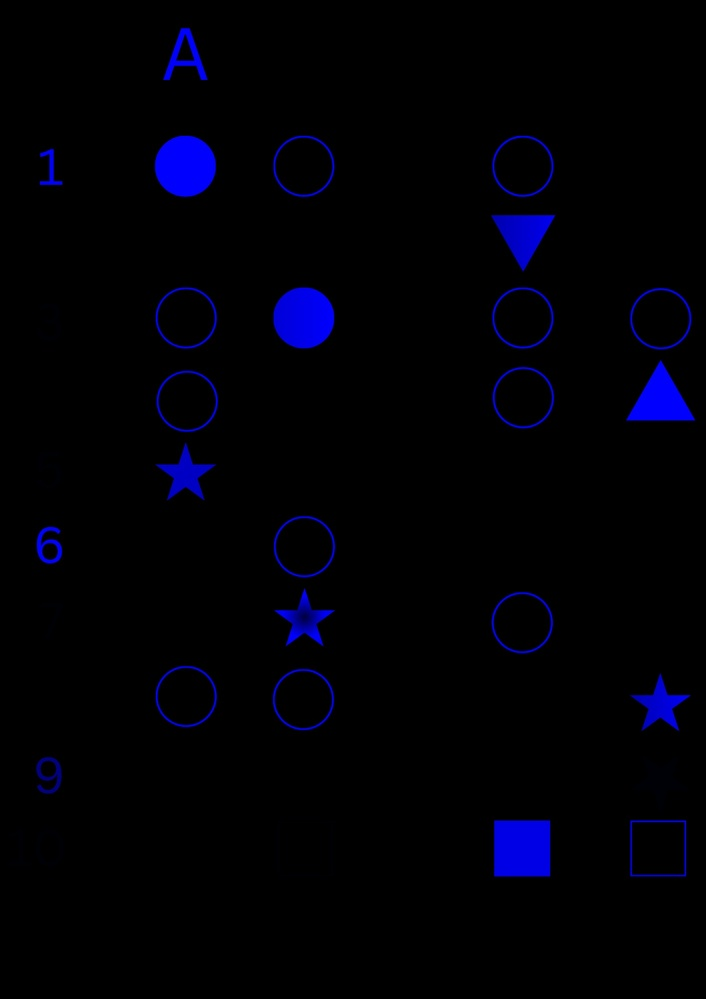
#> input picture testcase2/Bhaskar.jpg, 706 x 999 px, shrunk from 1414 x 2000 before the run
$ python combine.py
#> lines starting #> are read from the running program, lines starting #| are printed output that depends on the picture
import cv2
import numpy as np

# images
images1=[cv2.imread("Bhaskar.jpg"), cv2.imread("Raghav.jpg"), cv2.imread("Ganshyam.jpg")]
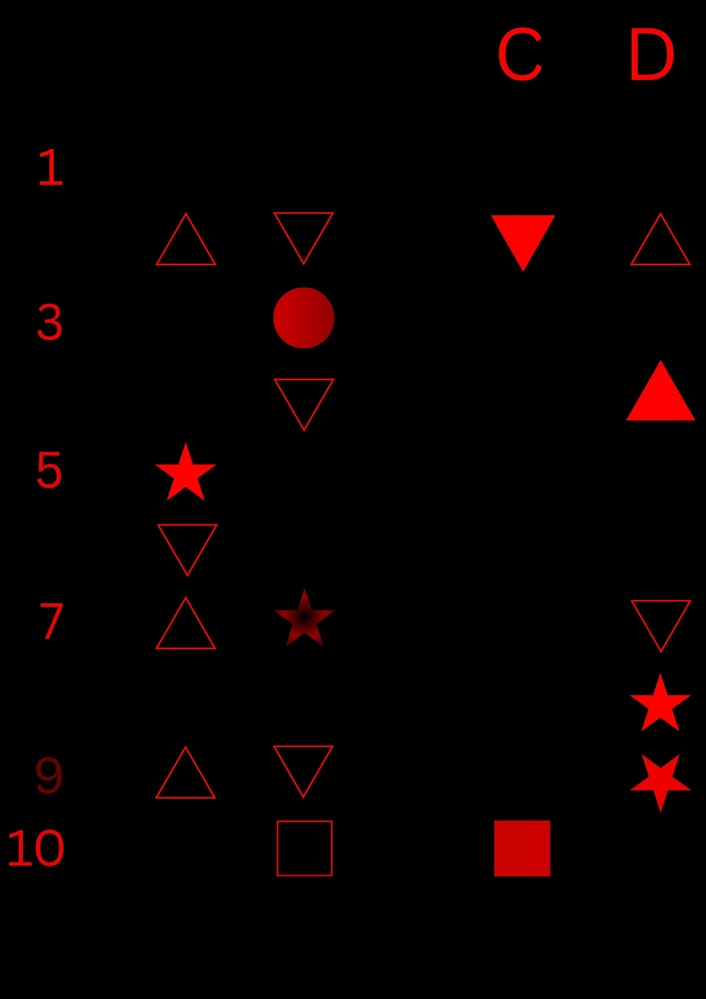
#> input picture testcase2/Raghav.jpg, 706 x 999 px, shrunk from 1414 x 2000 before the run
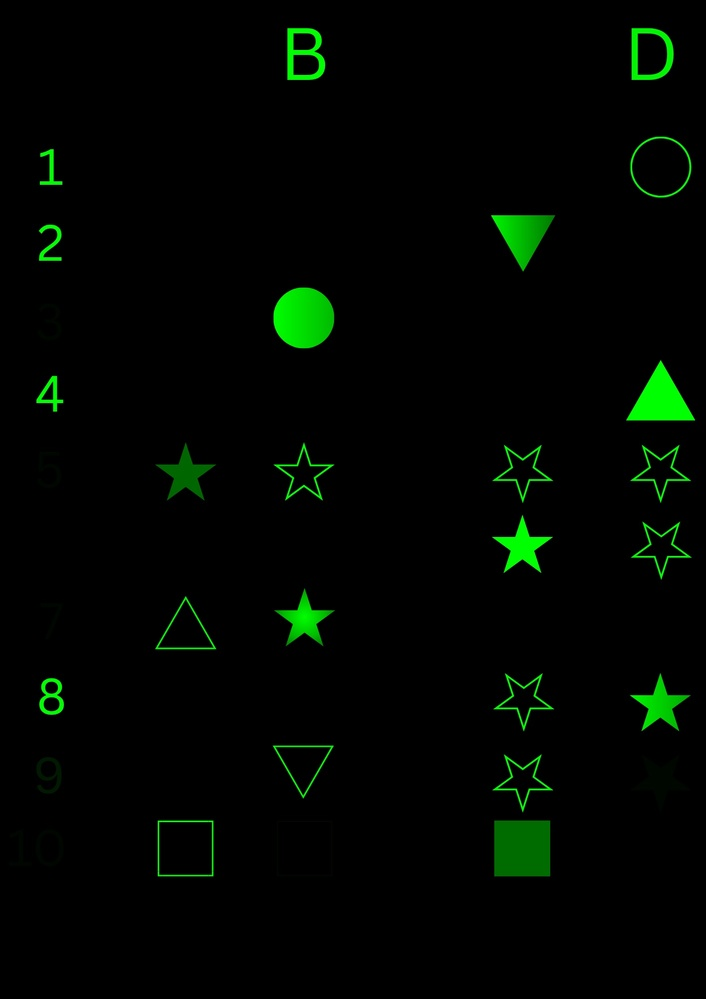
#> input picture testcase2/Ganshyam.jpg, 706 x 999 px, shrunk from 1414 x 2000 before the run
images2=[cv2.imread("Chintan.png"), cv2.imread("Om.png"), cv2.imread("Yash.png")]
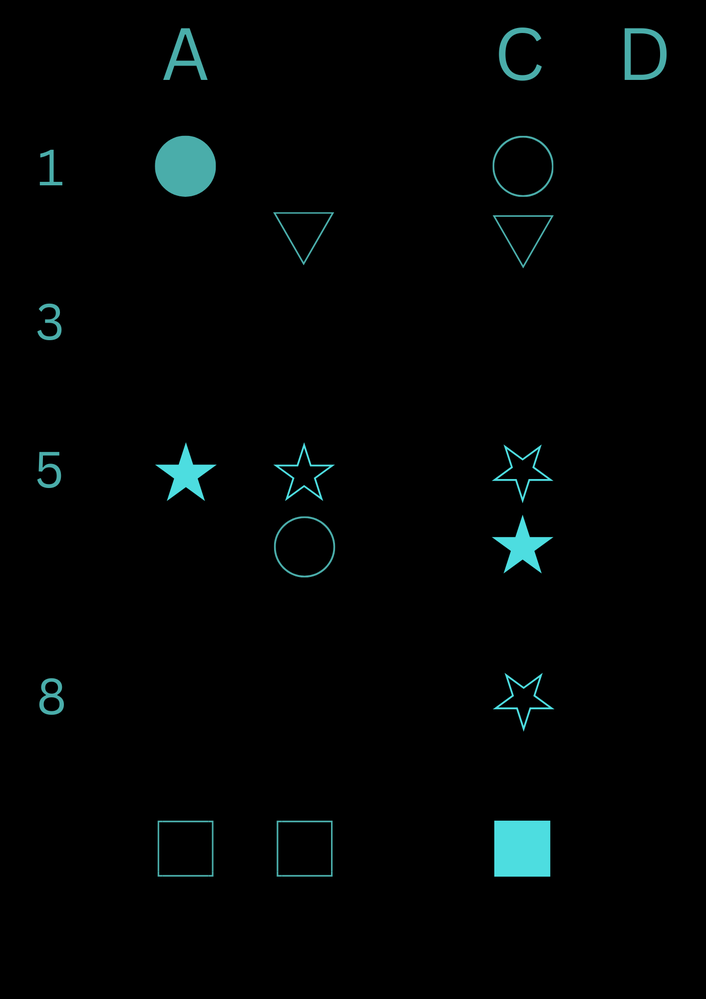
#> input picture testcase2/Chintan.png, 706 x 999 px, shrunk from 1414 x 2000 before the run
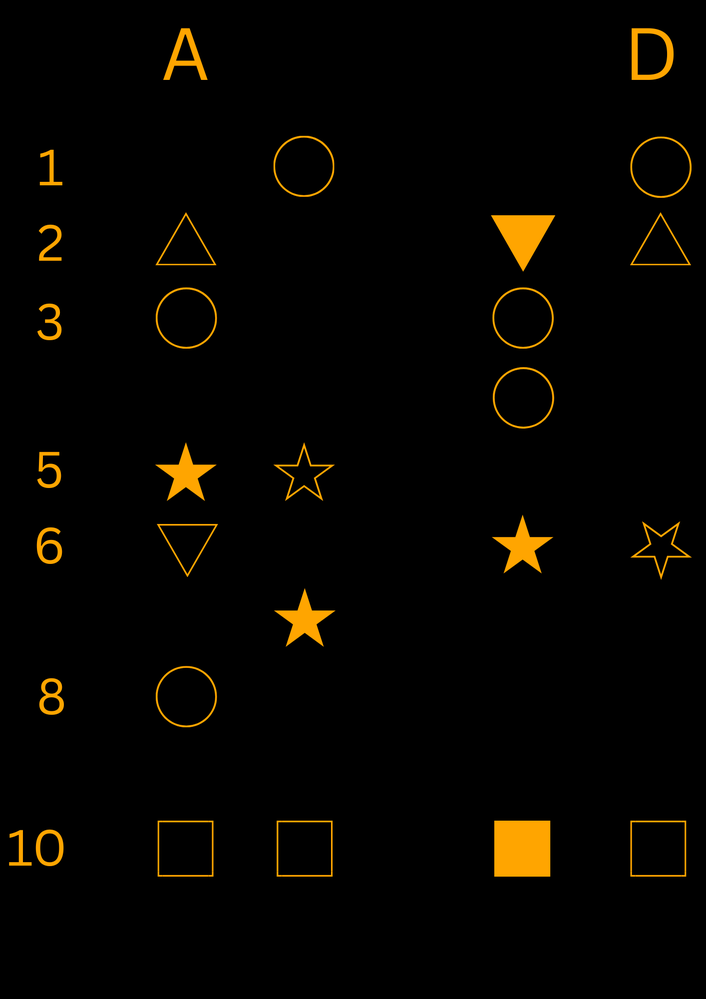
#> input picture testcase2/Om.png, 706 x 999 px, shrunk from 1414 x 2000 before the run
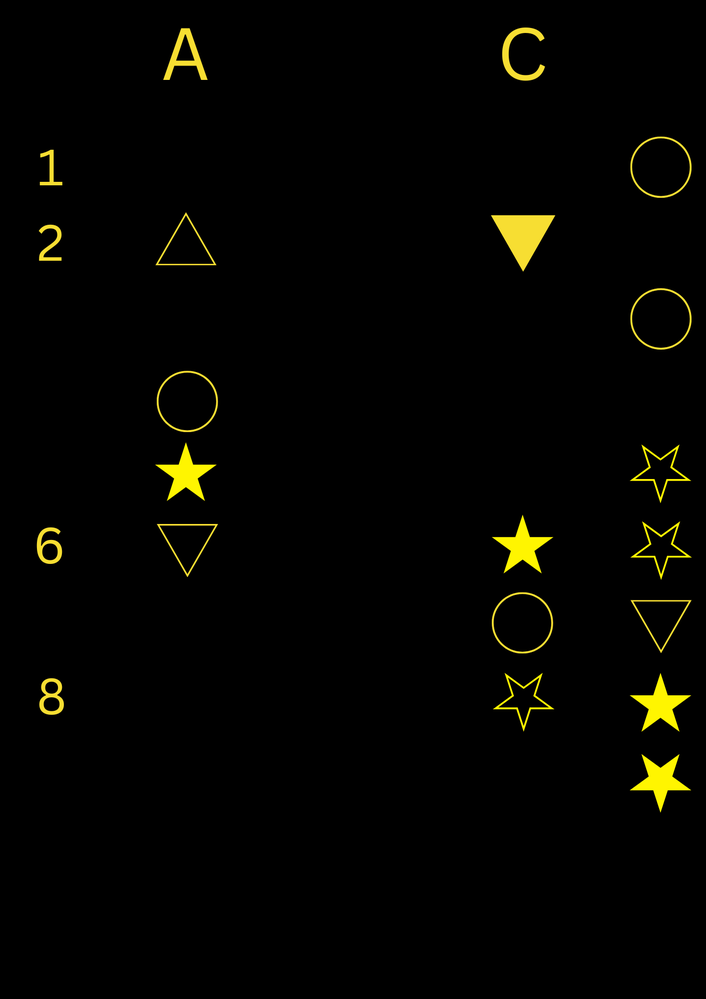
#> input picture testcase2/Yash.png, 706 x 999 px, shrunk from 1414 x 2000 before the run

#check all heights,widths same and get height,width
height, width = images1[0].shape[:2]
#> height = 999; width = 706
print(height, width)
#| 999 706
# [13 lines of commented-out code are left out]
image1 = np.zeros((height, width,3), dtype=np.uint8)
for y in range(0,height):
    for x in range(0,width):
        for i in range(0,3):
                image1[y,x][i] = images1[0][y,x][i] + images1[1][y,x][i] + images1[2][y,x][i]
cv2.imwrite("combine1.jpg", image1)

#combine images in images2
image2 = np.zeros((height, width, 3), dtype=np.uint8)
for y in range(0,height):
    for x in range(0,width):
        for i in range(0,3):
                image2[y,x] = images2[0][y,x] + images2[1][y,x] + images2[2][y,x]
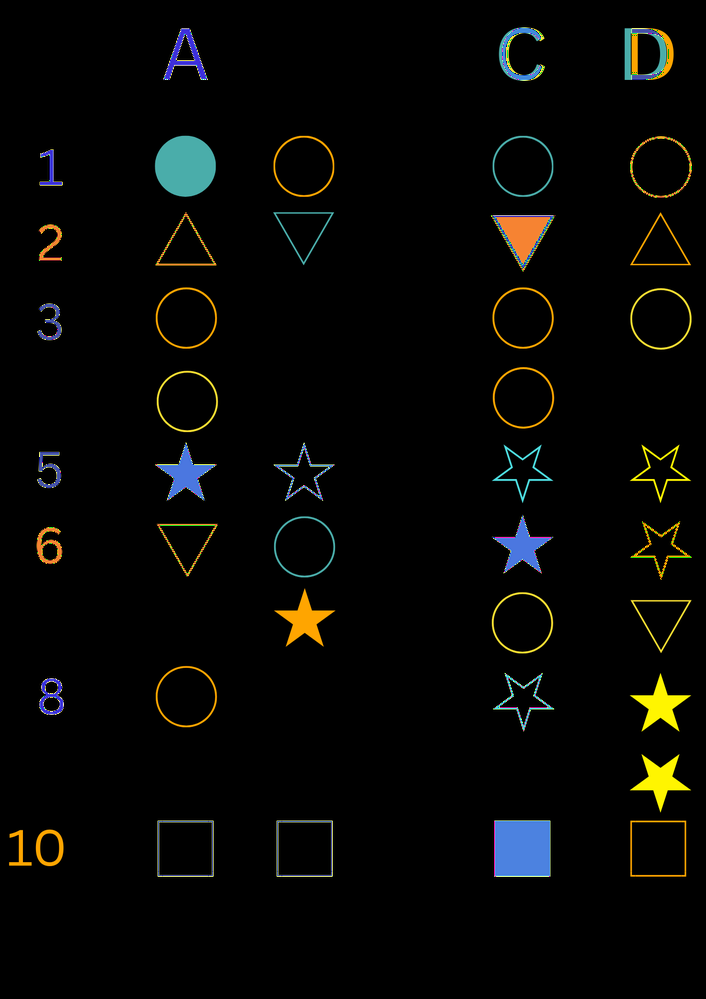
#> image2: shape (999, 706, 3); mean of channels 0, 1, 2 4.7, 6.7, 6.5; drawn as B, G, R
cv2.imwrite("combine2.jpg", image2)

cv2.waitKey(0)
cv2.destroyAllWindows()
